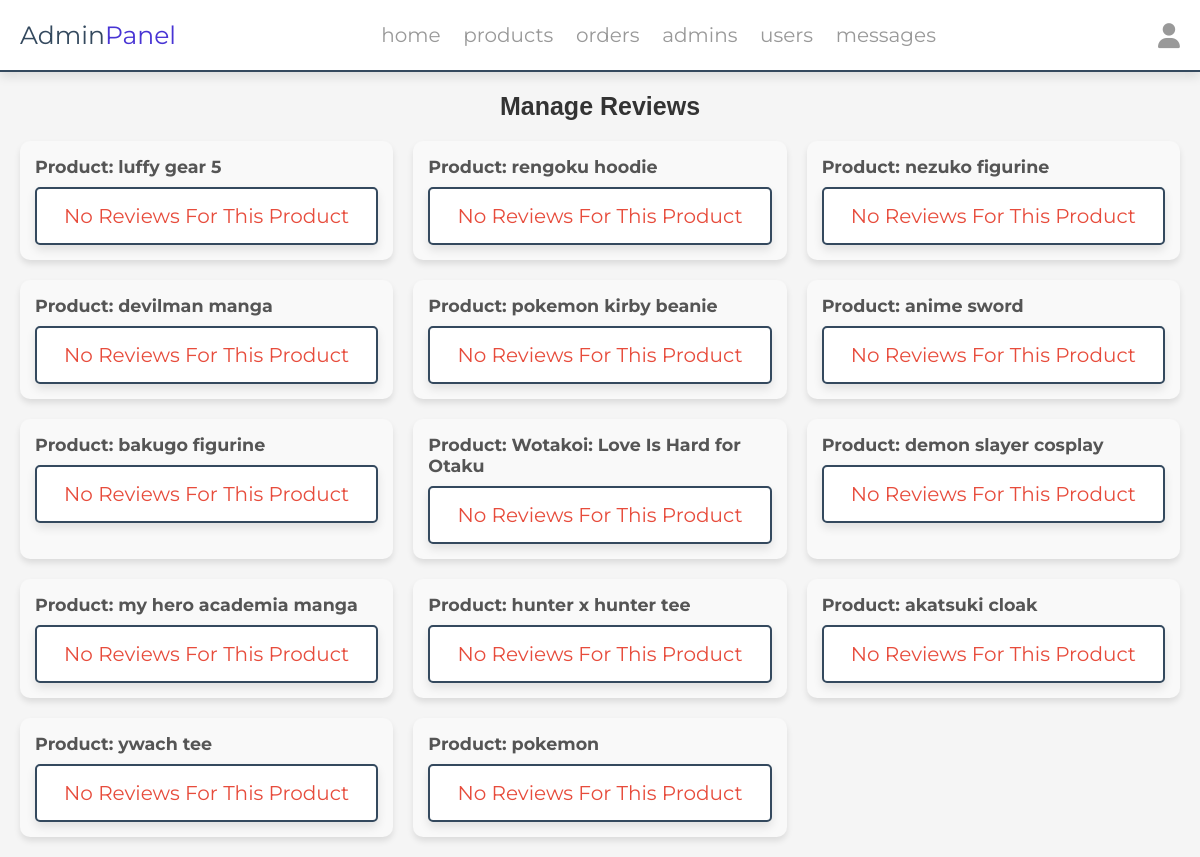
Page /admin/manage_reviews.php (signed in) on the earlier database version.
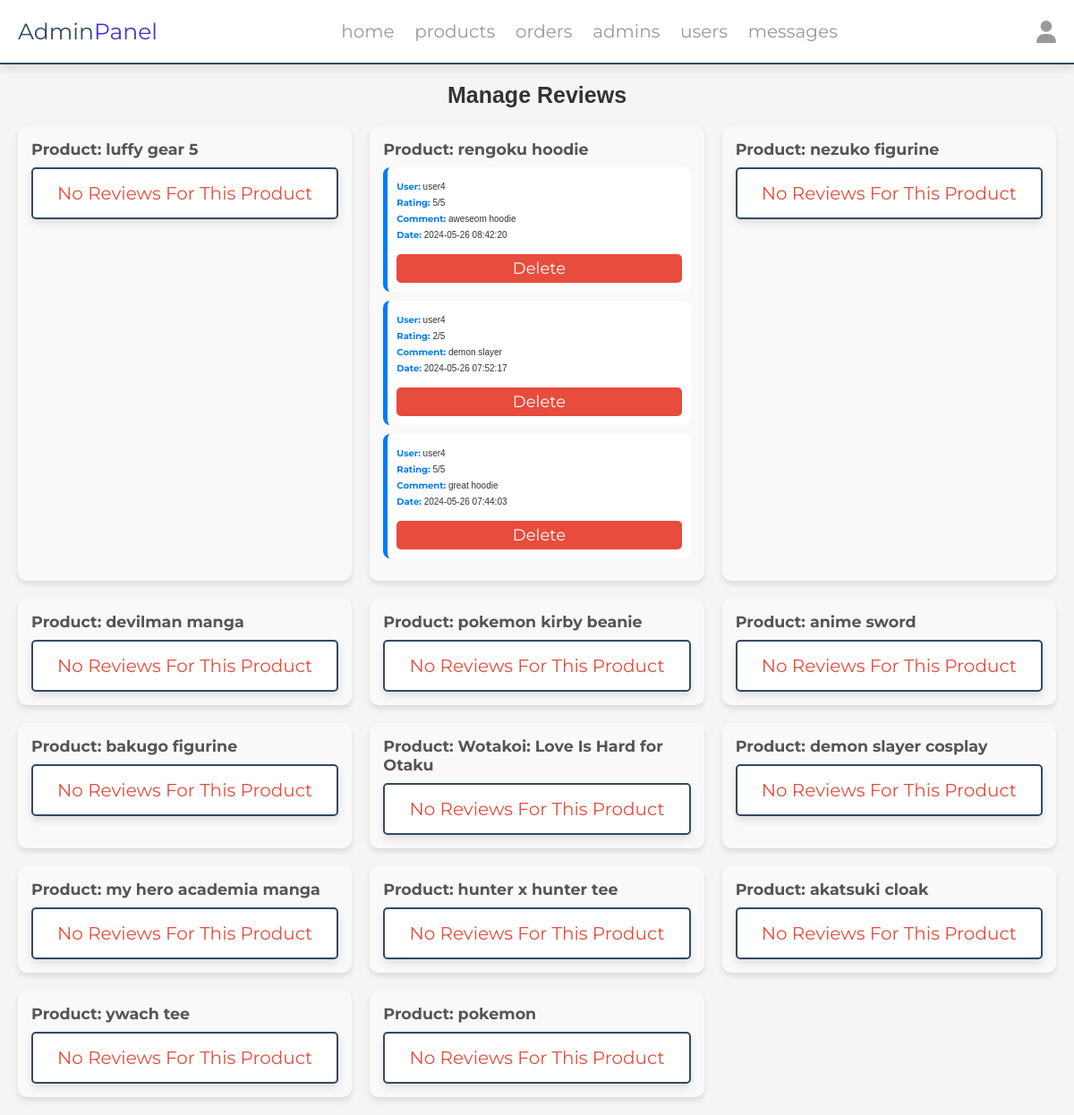
Same page on the later database version.
### tables this page shows
CREATE TABLE `products` (
  `ID` int(100) NOT NULL,
  `name` varchar(100) NOT NULL,
  `category` varchar(100) NOT NULL,
  `price` int(10) NOT NULL,
  `image` varchar(100) NOT NULL,
  `description` text DEFAULT NULL
);

CREATE TABLE `reviews` (
  `id` int(11) NOT NULL,
  `product_id` int(11) NOT NULL,
  `user_id` int(11) NOT NULL,
  `rating` int(11) NOT NULL CHECK (`rating` >= 1 and `rating` <= 5),
  `comment` text NOT NULL,
  `created_at` timestamp NOT NULL DEFAULT current_timestamp()
);

CREATE TABLE `users` (
  `ID` int(100) NOT NULL,
  `name` varchar(20) NOT NULL,
  `email` varchar(50) NOT NULL,
  `number` int(10) NOT NULL,
  `password` varchar(50) NOT NULL,
  `address` varchar(500) NOT NULL
);

### admin/manage_reviews.php (the view, shortened to what this page needs)
<?php
include '../INCLUDES/connect.php';
?>
<!DOCTYPE html>
<html lang="en">
<head>
   <link rel="stylesheet" href="https://cdnjs.cloudflare.com/ajax/libs/font-awesome/6.1.1/css/all.min.css">
   <link rel="stylesheet" href="../css/admin_style.css">
</head>
<body>
<?php include '../INCLUDES/admin_header.php' ?>
<section class="manage-reviews">
   <h1 class="heading">Manage Reviews</h1>
   <div class="box-container">
   <?php
      $select_products = $conn->prepare("SELECT * FROM `products`");
      $select_products->execute();
      if($select_products->rowCount() > 0){
         while($fetch_products = $select_products->fetch(PDO::FETCH_ASSOC)){
            $product_id = $fetch_products['ID'];
   ?>
   <div class="product-reviews">
      <h2>Product: <?= $fetch_products['name']; ?></h2>
      <?php
         $select_reviews = $conn->prepare("SELECT reviews.*, users.name AS user_name FROM `reviews` JOIN `users` ON reviews.user_id = users.id WHERE product_id = ? ORDER BY reviews.created_at DESC");
         $select_reviews->execute([$product_id]);
         if($select_reviews->rowCount() > 0){
            while($fetch_reviews = $select_reviews->fetch(PDO::FETCH_ASSOC)){
      ?>
      <div class="box">
         <p><strong>User:</strong> <?= $fetch_reviews['user_name']; ?></p>
         <p><strong>Rating:</strong> <?= $fetch_reviews['rating']; ?>/5</p>
         <p><strong>Comment:</strong> <?= $fetch_reviews['comment']; ?></p>
         <p><strong>Date:</strong> <?= $fetch_reviews['created_at']; ?></p>
         <a href="manage_reviews.php?delete=<?= $fetch_reviews['id']; ?>" class="delete-btn" onclick="return confirm('Are you sure you want to delete this review?');">Delete</a>
      </div>
      <?php
            }
         } else {
            echo '<p class="empty">No reviews for this product</p>';
         }
      ?>
   </div>
   <?php
         }
      } else {
         echo '<p class="empty">No products found</p>';
      }
   ?>
   </div>
</section>
</body>
</html>

Differences in the rows shown:
shown differently, row unchanged: products "rengoku hoodie": no longer shows "No Reviews For This Product"
added reviews: user.name "user4", rating "5", comment "aweseom hoodie", created_at "2024-05-26 08:42:20", shown under products "rengoku hoodie"
added reviews: user.name "user4", rating "2", comment "demon slayer", created_at "2024-05-26 07:52:17", shown under products "rengoku hoodie"
added reviews: user.name "user4", rating "5", comment "great hoodie", created_at "2024-05-26 07:44:03", shown under products "rengoku hoodie"
